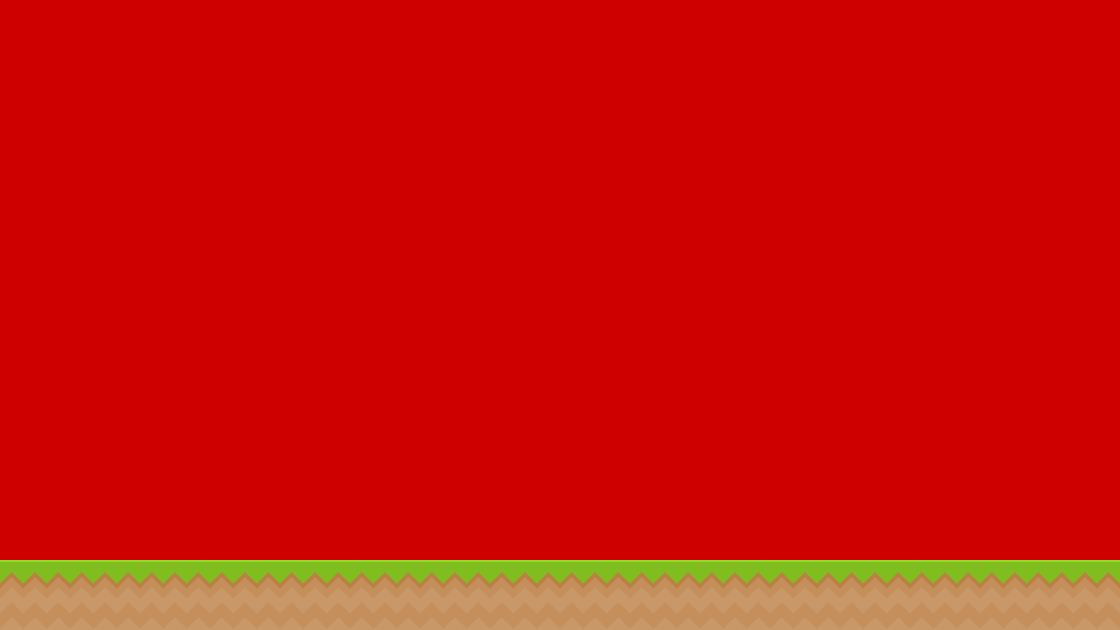

A 2D game scene composited from a Tiled map and its tileset images. What follows is a short description and the map's XML, with each tile layer's data collapsed to a summary:
An orthogonal 16x9 tile map with 70x70 px tiles, 1 tile layer (Tile Layer 1), 2 tilesets.

<map version="1.0" orientation="orthogonal" renderorder="right-down" width="16" height="9" tilewidth="70" tileheight="70" backgroundcolor="#cf0000">
 <tileset firstgid="1" name="background-tiles" tilewidth="70" tileheight="70">
  <image source="background-tiles.png" width="910" height="910" />
 </tileset>
 <tileset firstgid="170" name="meta-tiles" tilewidth="70" tileheight="70">
  <image source="meta-tiles.png" width="350" height="70" />
 </tileset>
 <layer name="Tile Layer 1" width="16" height="9">
  <data>[144 cells, 16 non-empty, 1 distinct tile ids]</data>
 </layer>
</map>
